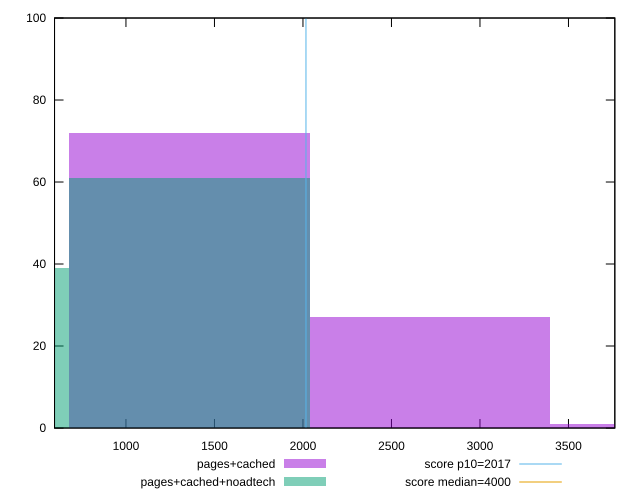

Here is the gnuplot script that generated this plot:
reset

$pagesCached <<EOF
2716.5808857551165 27
4074.8713286326747 1
1358.2904428775582 72
EOF

$pagesCachedNoadtech <<EOF
1358.2904428775582 61
0 39
EOF

set key outside below
set boxwidth 1358.2904428775582
set xrange [596.5000000000003:3761.8519999999944]
set yrange [0:100]
set trange [0:100]
set style fill transparent solid 0.5 noborder

set parametric
set terminal svg size 640, 500 enhanced background rgb 'white'
set output "report_00019_2021-02-10T18-14-37.922Z//mainthread-work-breakdown/comparison/histogram/1_vs_2.svg"

plot $pagesCached title "pages+cached" with boxes, \
     $pagesCachedNoadtech title "pages+cached+noadtech" with boxes, \
     2017,t title "score p10=2017", \
     4000,t title "score median=4000"

reset
